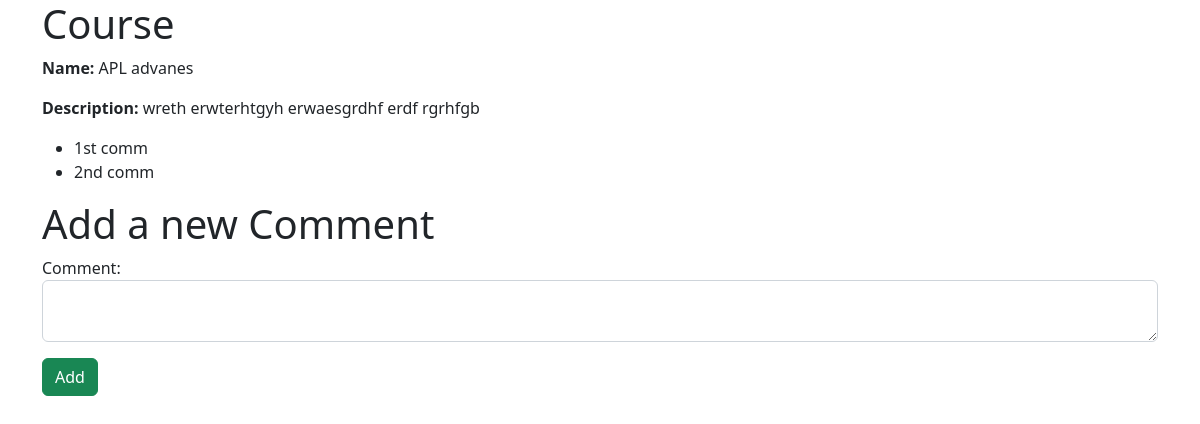
The app's page /comment/1 with its own data.
### Courses_App/models.py (models this page shows)
class Course(models.Model):
    name = models.TextField()
    des = models.ForeignKey(Desc, related_name="course_desc", on_delete=models.CASCADE)
    comm = models.ManyToManyField(Comment, related_name="course_comm")
    created_at = models.DateTimeField(auto_now_add=True)
    updated_at = models.DateTimeField(auto_now=True)
    objects = CourseManager()

class Desc(models.Model):
    desc = models.TextField()
    created_at = models.DateTimeField(auto_now_add=True)
    updated_at = models.DateTimeField(auto_now=True)

class Comment(models.Model):
    comm = models.TextField()
    created_at = models.DateTimeField(auto_now_add=True)
    updated_at = models.DateTimeField(auto_now=True)
    objects = CourseManager()

### Courses_App/views.py (the view)
# urls.py: path('comment/<ID>', views.comment),
def comment(request, ID):
    course = Course.objects.get(id=ID)
    context = {
        "course": course
    }
    return render(request, "comment.html", context)

### Courses_App/templates/comment.html (shortened to what this page needs)
<!DOCTYPE html>
<html lang="en">
<head>
    <link href="https://cdn.jsdelivr.net/npm/bootstrap@5.2.0-beta1/dist/css/bootstrap.min.css" rel="stylesheet"
>
</head>
<body>
    <div class="container">
        <div>
            <h1>Course</h1>
            <p><strong>Name: </strong> {{ course.name }}</p>
            <p><strong>Description: </strong>{{ course.des.desc }}</p>
            <ul>
                {% for comm in course.comm.all %}
                <li>{{ comm.comm }}</li>
                {%endfor%}
            </ul>
        </div>
        <div>
            <h1>Add a new Comment</h1>
            <form action="/AddComment" method="post">
                <div class="form-group">
                    <label for="comm">Comment:</label>
                    <textarea class="form-control" name="comm"></textarea>
                </div>
                <div class="form-group my-3">
                    <input type="submit" value="Add" class="btn btn-success">
                </div>
            </form>
        </div>
    </div>
</body>
</html>

### records on screen
Course: name "APL advanes", des.desc "wreth erwterhtgyh erwaesgrdhf erdf rgrhfgb"
Comment: comm "1st comm"
Comment: comm "2nd comm"
